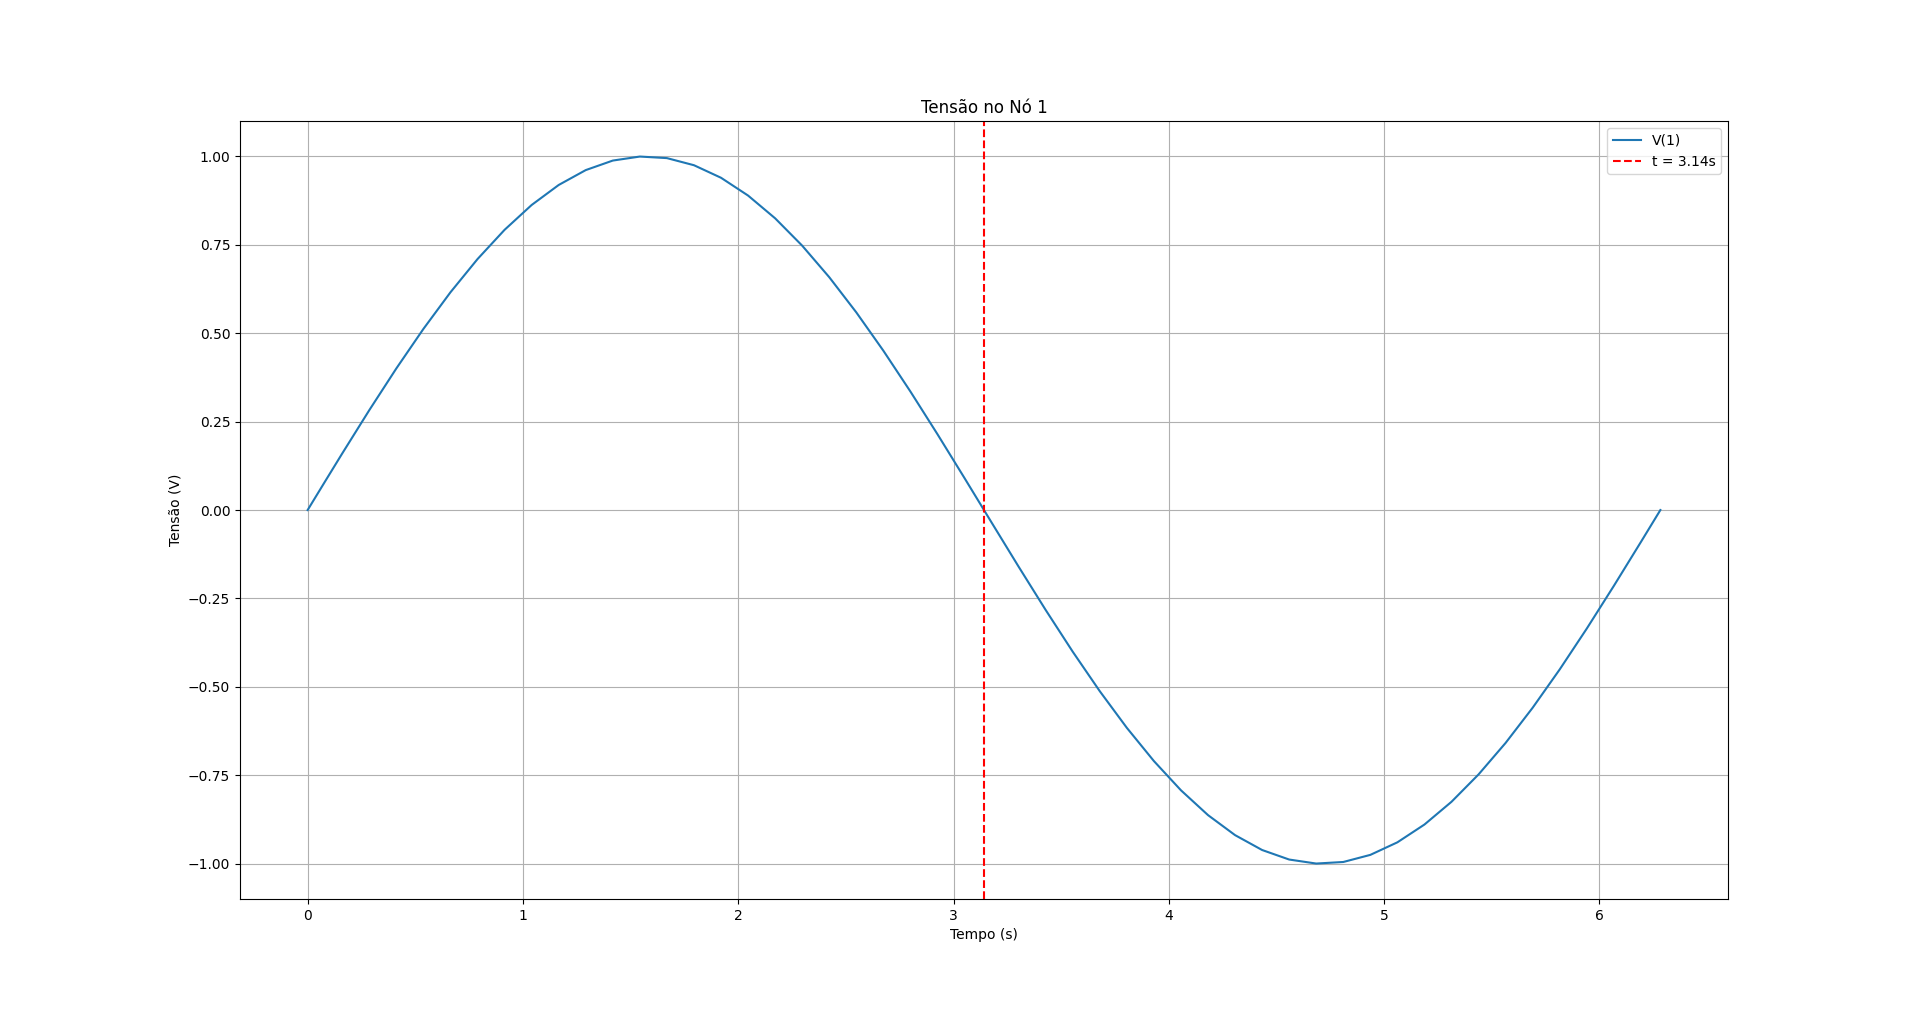

Python code for this plot:
import pandas as pd
import matplotlib.pyplot as plt

# Carregar dados
data = pd.read_csv(
    "output.csv", delim_whitespace=True, header=None, names=["Time", "V1"]
)

# Plotar tensão
plt.figure(figsize=(10, 5))
plt.plot(data["Time"], data["V1"], label="V(1)")
plt.axvline(x=3.14, color="red", linestyle="--", label="t = 3.14s")
plt.title("Tensão no Nó 1")
plt.xlabel("Tempo (s)")
plt.ylabel("Tensão (V)")
plt.legend()
plt.grid(True)
plt.show()
